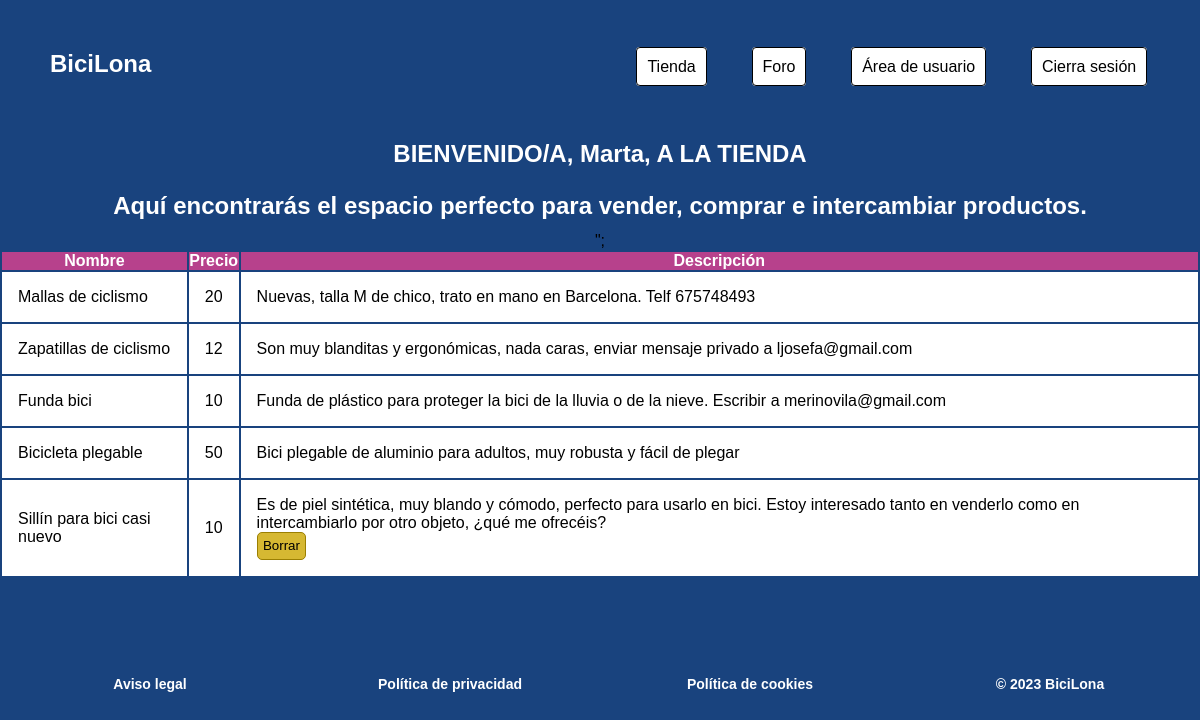
The page /Vista/tienda.php (signed in) on the database its author committed.
### tables this page shows
CREATE TABLE `producto` (
  `id_prod` int(20) NOT NULL,
  `id_vendedor` int(10) NOT NULL,
  `nombre` varchar(50) NOT NULL,
  `precio` int(10) NOT NULL,
  `descripcion` varchar(250) NOT NULL
);

### Modelo/productosMod.php (called while the page is built, shortened)
<?php
	function getProducto() {
		$conexion = abrirConexion();
		$sql = "SELECT * FROM PRODUCTO ORDER BY id_prod DESC";
        $resultados = mysqli_query($conexion, $sql);
		return $resultados;
	}
?>

### Controlador/productosCont.php (the view)
<?php
	require "../Modelo/productosMod.php";
  function muestraProducto(){
    $datos = getProducto();
    echo "<div class='tabla'>
            <table align='center'>\n
              <tr>\n
                <th align='center'>Nombre</th>\n
                <th align='center'>Precio</th>\n
                <th align='center'>Descripción</th>\n
              </tr>\n";
          foreach ($datos as $fila) {
            echo "<tr>\n
                    <td align='center'>" . $fila["nombre"] . "</td>\n
                    <td align='center'>" . $fila["precio"] . "</td>\n
                    <td align='center'>" . $fila["descripcion"] . "
                      <form action='tienda.php' method='POST'>";
                        if ($fila["id_vendedor"] == $_SESSION['id_usr']) {
                          echo "<input type='hidden' name='id_prod' value='" . $fila["id_prod"] . "'>
                                <input type='submit' name='borrar' value='Borrar'>";
                        }
            echo   "</form>
                    </td>\n
                  </tr>";
          };
    echo     "</table>
          </div>";
  };
  ?>

### css/estilos.css (style rules this page uses)
*, *::after, *::before { margin: 0; padding: 0; box-sizing: border-box; }
html { font-family: Montserrat, sans-serif; }
body { box-sizing: inherit; background-color:#19437E; }
a { text-decoration: none; color:white; }
footer { text-align:center; color: white; font-weight: bold; margin: 6em 0 2em 0; }
footer div { padding: 0.2em; }
@media only screen and (min-width: 768px) { footer { display: flex; align-items: baseline; } }
@media only screen and (min-width: 768px) { footer > div { width: 100vw; text-align: center; font-size: 14px; } }
.tabla td { background-color: #ffffff; padding: 1em; text-align: left; }
.tabla th { color: #ffffff; background-color: #b7418c; }
.tabla form input[type="submit"] { background-color: #d6b832; border: 1px solid #9b7f02; border-radius: 5px; padding: 0.4em; cursor:pointer; }

### rows shown on the page
producto: nombre "Mallas de ciclismo", precio "20", descripcion "Nuevas, talla M de chico, trato en mano en Barcelona. Telf 675748493"
producto: nombre "Zapatillas de ciclismo", precio "12", descripcion "Son muy blanditas y ergonómicas, nada caras, enviar mensaje privado a ljosefa@gmail.com"
producto: nombre "Funda bici", precio "10", descripcion "Funda de plástico para proteger la bici de la lluvia o de la nieve. Escribir a merinovila@gmail.com"
producto: nombre "Bicicleta plegable", precio "50", descripcion "Bici plegable de aluminio para adultos, muy robusta y fácil de plegar"
producto: nombre "Sillín para bici casi nuevo", precio "10", descripcion "Es de piel sintética, muy blando y cómodo, perfecto para usarlo en bici. Estoy interesado tanto en venderlo como en intercambiarlo por otro objeto, ¿qué me ofrecéis?"

### other values the page prints
$_SESSION['nombre'] "Marta"
